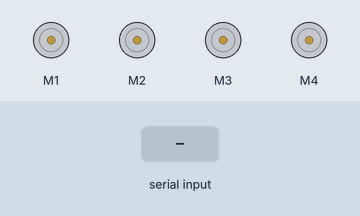
Recording of a sketch running on a simulated Arduino Uno, built with avr-gcc and run on an emulated ATmega328P. On the bench: 4 × DC motor (green arrow = forward, orange = backward, longer = faster). Inputs (shaded band) come from the test bench.

Above: at 1.2 s.
1.3 s: "F" received over Serial
At 2.0 s:
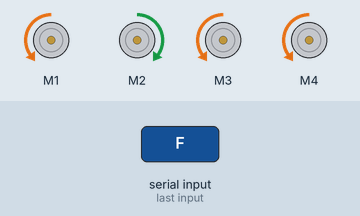
2.8 s: "R" received over Serial
At 3.1 s:
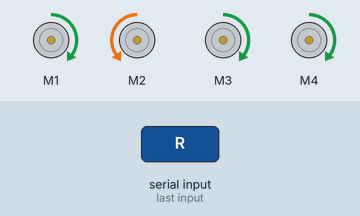
4.3 s: "S" received over Serial
At 5.5 s:
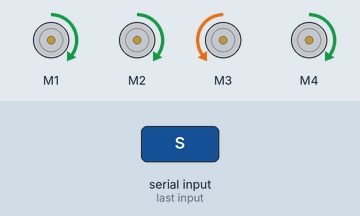
5.8 s: "T" received over Serial
At 6.6 s:
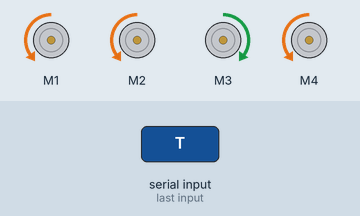
7.3 s: "Q" received over Serial
At 7.8 s:
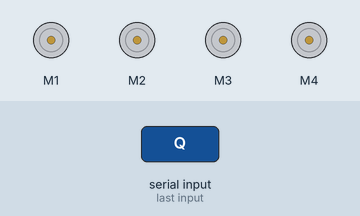
Timing chart, 0 to 9.8 s (numbered marks = the images above; inputs shaded):
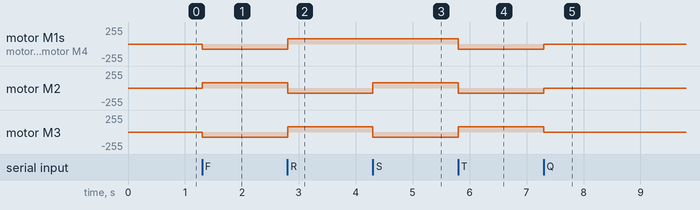

Measured:
- after the input at 1.3 s, motor M1, motor M3, motor M4: stopped → backward 80/255 at once; motor M2: stopped → forward 80/255 at once
- after the input at 2.8 s, motor M1, motor M3, motor M4: backward 80/255 → forward 80/255 at once; motor M2: forward 80/255 → backward 80/255 at once
- after the input at 4.3 s, motor M2: backward 80/255 → forward 80/255 at once; motor M3: forward 80/255 → backward 80/255 at once
- after the input at 5.8 s, motor M1, motor M2, motor M4: forward 80/255 → backward 80/255 at once; motor M3: backward 80/255 → forward 80/255 at once
- after the input at 7.3 s, motor M1, motor M2, motor M4: backward 80/255 → stopped at once; motor M3: forward 80/255 → stopped at once

The sketch:

final_data.ino
```cpp
#include <AFMotor.h>
int incomingData;
AF_DCMotor motor1(1);
AF_DCMotor motor2(2);
AF_DCMotor motor3(3);
AF_DCMotor motor4(4);

void setup(){
  Serial.begin(9600);

  motor1.setSpeed(80);
  motor2.setSpeed(80);
  motor3.setSpeed(80);
  motor4.setSpeed(80);

  motor1.run(RELEASE);
  motor2.run(RELEASE);
  motor3.run(RELEASE);
  motor4.run(RELEASE);

}

void loop() {
  if (Serial.available()>0){
    incomingData = Serial.read();
    if (incomingData == 'F'){

  motor1.run(BACKWARD);
  motor2.run(FORWARD);
  motor3.run(BACKWARD);
  motor4.run(BACKWARD);
  }
  if (incomingData == 'Q'){
  motor1.run(RELEASE);
  motor2.run(RELEASE);
  motor3.run(RELEASE);
  motor4.run(RELEASE);
  }
  if (incomingData == 'R'){
  motor1.run(FORWARD);
  motor2.run(BACKWARD);
  motor3.run(FORWARD);
  motor4.run(FORWARD);
  }
  if (incomingData == 'S'){
  motor1.run(FORWARD);
  motor2.run(FORWARD);
  motor3.run(BACKWARD);
  motor4.run(FORWARD);
}
if (incomingData == 'T'){
  motor1.run(BACKWARD);
  motor2.run(BACKWARD);
  motor3.run(FORWARD);
  motor4.run(BACKWARD);
}
}
}
```
